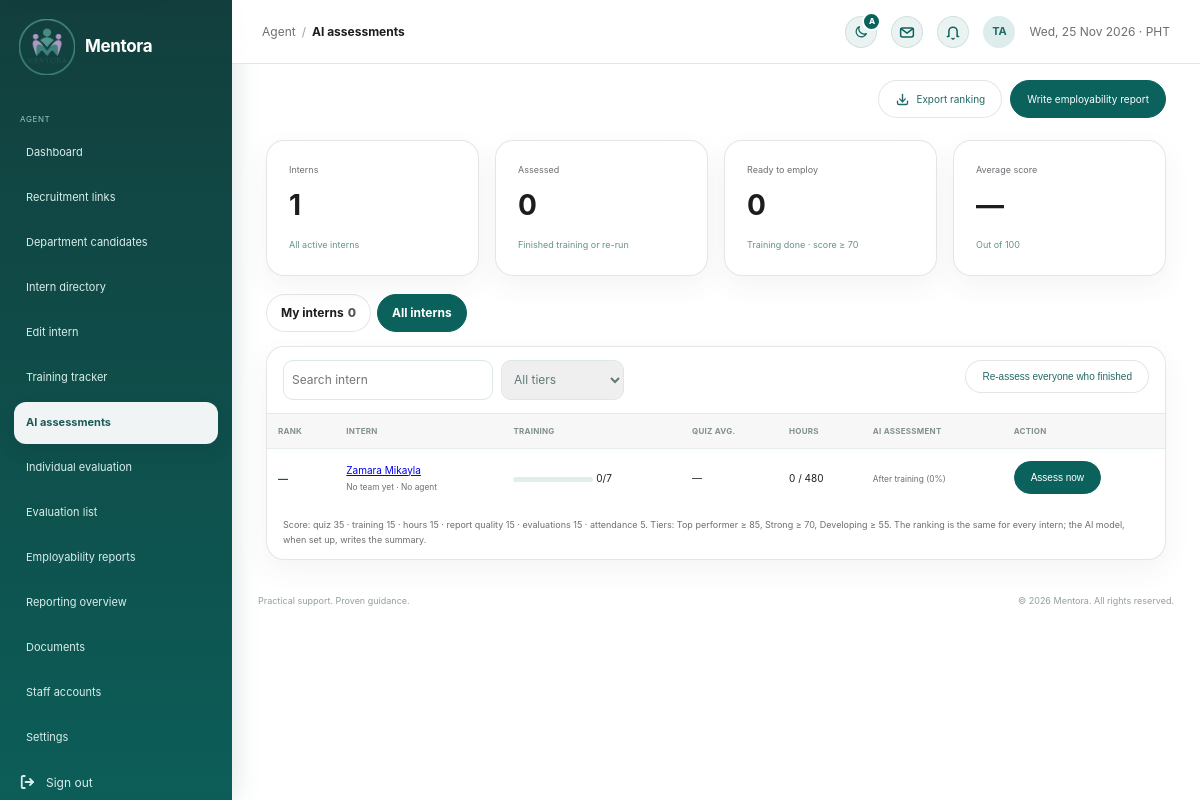
The app's page /agent/intern_assessments.php (signed in) with its own data.
### tables this page shows
CREATE TABLE `users` (
  `id` int(10) UNSIGNED NOT NULL,
  `user_code` varchar(20) DEFAULT NULL,
  `first_name` varchar(80) NOT NULL,
  `last_name` varchar(80) NOT NULL,
  `email` varchar(190) NOT NULL,
  `email_verified_at` datetime DEFAULT NULL,
  `username` varchar(40) DEFAULT NULL,
  `pathway` enum('employee_va','internship') NOT NULL,
  `pathway_chosen_at` datetime DEFAULT current_timestamp(),
  `password_hash` varchar(255) NOT NULL,
  `role` enum('applicant','agent','admin') NOT NULL DEFAULT 'applicant',
  `status` enum('pending','approved','active','rejected','disabled') NOT NULL DEFAULT 'active',
  `presence` enum('active','busy','offline') NOT NULL DEFAULT 'active',
  `last_seen_at` datetime DEFAULT NULL,
  `department_id` int(10) UNSIGNED DEFAULT NULL,
  `agent_id` int(10) UNSIGNED DEFAULT NULL,
  `referred_by` int(10) UNSIGNED DEFAULT NULL,
  `avatar_path` varchar(190) DEFAULT NULL,
  `created_at` timestamp NOT NULL DEFAULT current_timestamp(),
  `updated_at` timestamp NOT NULL DEFAULT current_timestamp() ON UPDATE current_timestamp()
);

### includes/workflow.php (called while the page is built, shortened)
<?php
require_once __DIR__ . '/auth_check.php';
require_once __DIR__ . '/ui_icons.php';
function mentora_h(mixed $value): string
{
    return htmlspecialchars((string) $value, ENT_QUOTES | ENT_SUBSTITUTE, 'UTF-8');
}
function mentora_pathway_folder(string $pathway): string
{
    return in_array($pathway, ['internship', 'intern'], true) ? 'intern' : 'employee';
}
function mentora_training_modules(string $pathway): array
{
    return mentora_pathway_folder($pathway) === 'intern'
        ? [
            'welcome' => ['Welcome to Mentora PH', 1],
            'remote_work' => ['Remote Work Essentials', 1],
            'account_optimization' => ['Optimizing Your Accounts', 1],
            'workspace_files' => ['Google Workspace & File Standards', 1],
            'client_basics' => ['Client Communication Basics', 1],
            'data_privacy' => ['Data Privacy Essentials', 1],
            'support_simulation' => ['Client Support Simulation', 1],
        ]
        : [
            'policies' => ['Welcome & Company Policies', 1],
            'account_optimization' => ['Optimizing Your Accounts', 1],
            'va_workflow' => ['Executive VA Workflow', 1],
            'client_standards' => ['Client Communication Standards', 1],
            'security' => ['Information Security & Privacy', 1],
            'handoff' => ['Operations Handoff Simulation', 1],
        ];
}
function mentora_workspace_people(PDO $pdo, string $pathway = 'internship', ?int $agentId = null): array
{
    $where = ["u.role = 'applicant'", "u.status = 'active'"];
    $params = [];
    if ($pathway !== 'all') {
        $where[] = 'u.pathway = ?';
        $params[] = $pathway;
    }
    if ($agentId !== null) {
        $where[] = 'u.agent_id = ?';
        $params[] = $agentId;
    }
    $query = $pdo->prepare(
        "SELECT u.id, u.user_code, u.first_name, u.last_name, u.email, u.pathway, u.created_at, u.department_id, u.agent_id,
                d.name AS department_name, CONCAT(ag.first_name, ' ', ag.last_name) AS agent_name,
                COALESCE(t.modules_completed, 0) AS completed, t.modules_total, COALESCE(t.hours_logged, 0) AS hours_logged,
                COALESCE(t.status, 'not_started') AS training_status, t.notes,
                a.required_hours, a.school, a.course,
                (SELECT COUNT(*) FROM work_reports r WHERE r.user_id = u.id AND r.status = 'submitted') AS reports_waiting,
                ((COALESCE(s.upwork_url, '') <> '') + (COALESCE(s.linkedin_url, '') <> '') + (COALESCE(s.quora_url, '') <> '') + (COALESCE(s.reddit_url, '') <> '') + (COALESCE(s.instagram_url, '') <> '') + (COALESCE(s.threads_url, '') <> '') + (COALESCE(s.substack_url, '') <> '')) AS social_added
         FROM users u
         LEFT JOIN departments d ON d.id = u.department_id
         LEFT JOIN users ag ON ag.id = u.agent_id
         LEFT JOIN training_records t ON t.user_id = u.id
         LEFT JOIN social_profiles s ON s.user_id = u.id
         LEFT JOIN applications a ON a.id = (SELECT MAX(id) FROM applications WHERE user_id = u.id)
         WHERE " . implode(' AND ', $where) . '
         ORDER BY u.first_name, u.last_name'
    );
    $query->execute($params);
    $people = $query->fetchAll();
    foreach ($people as &$person) {
        $person['total'] = count(mentora_training_modules($person['pathway']));
        $person['percent'] = (int) round(min($person['completed'], $person['total']) / $person['total'] * 100);
    }
    return $people;
}
function mentora_required_hours(?array $person): int
{
    $hours = (int) ($person['required_hours'] ?? 0);
    return $hours > 0 ? $hours : MENTORA_DEFAULT_INTERN_HOURS;
}
function mentora_hours(float|string|null $hours): string
{
    return rtrim(rtrim(number_format((float) $hours, 1, '.', ''), '0'), '.') ?: '0';
}
    ?>

### ai/intern_assessment.php (called while the page is built, shortened)
<?php
require_once __DIR__ . '/../includes/workflow.php';
function mentora_intern_rankings(PDO $pdo, ?int $agentId = null): array
{
    $interns = mentora_workspace_people($pdo, 'internship', $agentId);
    $latest = $pdo->query(
        'SELECT a.user_id, a.score, a.tier, a.ready, a.summary, a.metrics, a.engine, a.created_at AS assessed_at
         FROM ai_assessments a JOIN (SELECT user_id, MAX(id) id FROM ai_assessments GROUP BY user_id) l ON l.id = a.id'
    )->fetchAll(PDO::FETCH_UNIQUE);
    foreach ($interns as &$intern) {
        $assessment = $latest[$intern['id']] ?? null;
    }
    usort($interns, static fn(array $a, array $b): int => [$b['ai'] !== null, $b['ai']['score'] ?? 0, $b['percent']] <=> [$a['ai'] !== null, $a['ai']['score'] ?? 0, $a['percent']]);
    return $interns;
}

### agent/intern_assessments.php (the view, shortened to what this page needs)
<?php
require_once __DIR__ . '/../includes/workflow.php';
require __DIR__ . '/../includes/agent_layout.php';
$meId = (int) $_SESSION['user']['id'];
$mineCount = count(mentora_workspace_people($pdo, 'internship', $meId));
$mine = ($_GET['scope'] ?? ($mineCount ? 'mine' : 'all')) === 'mine';
$rows = mentora_intern_rankings($pdo, $mine ? $meId : null);
$assessed = array_values(array_filter($rows, static fn($r) => $r['ai'] !== null));
$ready = count(array_filter($assessed, static fn($r) => (int) $r['ai']['ready'] === 1));
$average = $assessed ? round(array_sum(array_map(static fn($r) => (int) $r['ai']['score'], $assessed)) / count($assessed)) : null;
?>
<div class="admin-heading">
    <div class="admin-actions">
        <a class="admin-btn" href="export.php?type=assessments"><?= mentora_icon('download') ?>Export ranking</a>
        <a class="admin-btn primary" href="agent_reports.php#new">Write employability report</a>
    </div>
</div>
<div class="metric-grid">
    <div class="metric-card"><small>Interns</small><strong><?= count($rows) ?></strong><span><?= $mine ? 'Assigned to you' : 'All active interns' ?></span></div>
    <div class="metric-card"><small>Assessed</small><strong><?= count($assessed) ?></strong><span>Finished training or re-run</span></div>
    <div class="metric-card"><small>Ready to employ</small><strong><?= $ready ?></strong><span>Training done · score ≥ <?= MENTORA_READY_SCORE ?></span></div>
    <div class="metric-card"><small>Average score</small><strong><?= $average !== null ? $average : '—' ?></strong><span>Out of 100</span></div>
</div>
<nav class="application-tabs" aria-label="Interns">
    <a href="?scope=mine"<?= $mine ? ' aria-current="page"' : '' ?>>My interns<b><?= $mineCount ?></b></a>
    <a href="?scope=all"<?= $mine ? '' : ' aria-current="page"' ?>>All interns</a>
</nav>
<section class="admin-panel data-panel">
    <div class="table-toolbar" data-table-filter="ranking-table">
        <input type="search" data-filter="search" placeholder="Search intern" aria-label="Search interns">
        <select data-filter="tier" aria-label="Tier">
            <option value="all">All tiers</option>
        </select>
        <form method="post" class="toolbar-action"><button class="admin-btn" type="submit">Re-assess everyone who finished</button></form>
    </div>
    <table class="admin-table" id="ranking-table">
        <thead><tr><th>Rank</th><th>Intern</th><th>Training</th><th>Quiz avg.</th><th>Hours</th><th>AI assessment</th><th>Action</th></tr></thead>
        <tbody>
        <?php foreach ($rows as $row): $ai = $row['ai']; $m = $ai['metrics'] ?? []; ?>
            <tr id="i<?= (int) $row['id'] ?>" data-tier="<?= $ai ? mentora_h(mb_strtolower($ai['tier'])) : 'none' ?>">
                <td><?= $row['rank'] ? '#' . $row['rank'] : '—' ?></td>
                <td><a href="edit_intern.php?id=<?= (int) $row['id'] ?>"><?= mentora_h($row['name']) ?></a><br><small><?= mentora_h($row['department_name'] ?? 'No team yet') ?> · <?= mentora_h($row['agent_name'] ?? 'No agent') ?></small></td>
                <td><span class="progress"><i style="width:<?= $row['percent'] ?>%"></i></span> <?= $row['completed'] ?>/<?= $row['total'] ?></td>
                <td><?= isset($m['quiz_average']) && $m['quiz_average'] !== null ? mentora_hours($m['quiz_average']) . '%' : '—' ?></td>
                <td><?= mentora_hours($row['hours_logged']) ?> / <?= mentora_required_hours($row) ?></td>
                <td>
                    <?php if ($ai): ?>
                        <span class="badge <?= MENTORA_ASSESSMENT_TIERS[$ai['tier']][1] ?? '' ?>"><?= mentora_h($ai['tier']) ?> · <?= (int) $ai['score'] ?></span>
                        <?= (int) $ai['ready'] === 1 ? '<span class="badge">Ready to employ</span>' : '' ?>
                        <details class="assessment-details"><summary>Summary</summary>
                            <p><?= mentora_h($ai['summary']) ?></p>
                            <?php foreach (['strengths' => 'Strengths', 'focus' => 'Focus areas'] as $key => $label): if (!empty($m[$key])): ?>
                                <strong><?= $label ?></strong><ul class="screening-list"><?php foreach ($m[$key] as $item): ?><li><?= mentora_h($item) ?></li><?php endforeach; ?></ul>
                            <?php endif; endforeach; ?>
                            <small><?= mentora_h($ai['engine']) ?> · <?= date('d M Y, g:i A', strtotime($ai['assessed_at'])) ?></small>
                        </details>
                    <?php else: ?>
                        <small><?= $row['percent'] >= 100 ? 'Not assessed yet' : 'After training (' . $row['percent'] . '%)' ?></small>
                    <?php endif; ?>
                </td>
                <td><form method="post"><button class="admin-btn<?= $ai ? '' : ' primary' ?>" type="submit"><?= $ai ? 'Re-assess' : 'Assess now' ?></button></form></td>
            </tr>
        <?php endforeach; ?>
        </tbody>
    </table>
    <div class="table-note">Score: quiz 35 · training 15 · hours 15 · report quality 15 · evaluations 15 · attendance 5. Tiers: Top performer ≥ 85, Strong ≥ 70, Developing ≥ 55. The ranking is the same for every intern; the AI model, when set up, writes the summary.</div>
</section>
<?php require __DIR__ . '/../includes/admin_footer.php'; ?>

### assets/css/admin.css (style rules this page uses)
:root { --admin-ink: #155d5c; }
.admin-body, .applicant-body { --workspace-blue: var(--mentora-teal); --workspace-bg: #f5f5f7; --workspace-surface: rgba(255, 255, 255, 0.86); --workspace-line: rgba(60, 60, 67, 0.13); --workspace-muted: #6e6e73; background: radial-gradient(circle at 100% 0, rgba(120, 213, 204, 0.18), transparent 25rem), var(--workspace-bg); color: #1d1d1f; font-family: -apple-system, BlinkMacSystemFont, "SF Pro Display", "SF Pro Text", "Segoe UI", sans-serif; font-size: 12px; }
.admin-heading { align-items: flex-start; display: flex; justify-content: space-between; margin-bottom: 22px; }
.admin-workspace .admin-heading:not(.module-heading, .keep-title) { justify-content: flex-end; }
.admin-actions { display: flex; gap: 8px; }
.admin-btn { background: #fff; border: 1px solid var(--workspace-line); border-radius: 999px; color: #246965; font-size: 10px; padding: 10px 16px; text-decoration: none; transition: box-shadow 180ms ease, transform 180ms ease; }
.admin-btn.primary { background: var(--workspace-blue); border-color: var(--workspace-blue); color: #fff; }
.metric-grid { display: grid; gap: 16px; grid-template-columns: repeat(4, 1fr); margin-bottom: 18px; }
.metric-card, .admin-panel, .pathway-card { background: var(--workspace-surface); border: 1px solid var(--workspace-line); border-radius: 18px; box-shadow: 0 10px 28px rgba(60, 60, 67, 0.06); }
.metric-card, .admin-panel { padding: 22px; }
.metric-card { transition: box-shadow 180ms ease, transform 180ms ease; }
.metric-card small { color: var(--workspace-muted); display: block; font-size: 9px; }
.metric-card strong { color: #1d1d1f; display: block; font-size: 28px; margin: 6px 0; }
.metric-card span { color: #65918d; font-size: 9px; }
.data-panel { overflow: hidden; padding: 0; }
.table-toolbar { border-bottom: 1px solid #e0ecea; display: flex; gap: 8px; padding: 13px 16px; }
.table-toolbar input, .table-toolbar select { border: 1px solid #dbe8e6; border-radius: 10px; color: #607977; font: inherit; min-height: 40px; padding: 8px; }
.admin-table { border-collapse: collapse; font-size: 10px; width: 100%; }
.admin-table th { background: rgba(245, 245, 247, 0.8); color: #80918f; font-size: 8px; letter-spacing: 0.03em; padding: 11px; text-align: left; text-transform: uppercase; }
.admin-table td { border-top: 1px solid #e5eeec; padding: 12px 11px; }
.admin-table td:first-child { color: #1c5553; font-weight: bold; }
.table-note { color: var(--workspace-muted); font-size: 9px; padding: 12px 16px; }
.progress { background: #e1eeec; border-radius: 5px; display: inline-block; height: 5px; width: 80px; }
.admin-btn { transition: background 180ms ease, border-color 180ms ease, box-shadow 180ms ease, color 180ms ease, transform 180ms ease; }
.metric-card { overflow: hidden; position: relative; transition: border-color 220ms ease, box-shadow 220ms ease, transform 220ms ease; }
.metric-card::before { background: linear-gradient(90deg, var(--mentora-deep), var(--mentora-green) 60%, var(--mentora-mint)); content: ""; height: 3px; inset: 0 0 auto 0; position: absolute; transform: scaleX(0); transform-origin: left; transition: transform 320ms ease; }
.metric-card strong { transition: color 220ms ease; }
.admin-panel, .pathway-card { transition: border-color 220ms ease, box-shadow 220ms ease; }
.admin-table tbody td { transition: background 160ms ease; }
.toolbar-action { margin-left: auto; }

### assets/css/settings.css (style rules this page uses)
body { --ui-radius-card: 18px; --ui-radius-control: 999px; --ui-radius-item: 12px; --settings-card-solid: #fff; }
.application-tabs { display: flex; flex-wrap: wrap; gap: 6px; margin-bottom: 14px; }
.application-tabs a { background: var(--workspace-surface); border: 1px solid var(--workspace-line); border-radius: 999px; color: #1d1d1f; font-size: 12px; font-weight: 700; padding: 8px 14px; text-decoration: none; }
.application-tabs a[aria-current="page"] { background: var(--mentora-teal); border-color: var(--mentora-teal); color: #fff; }
.application-tabs b { font-weight: 800; margin-left: 4px; opacity: .75; }
.admin-table td small { color: var(--workspace-muted, #6e6e73); }
.admin-btn:has(.btn-icon) { display: inline-flex; align-items: center; justify-content: center; gap: 6px; }

### records on screen
users: name "Zamara Mikayla", department_name "No team yet", agent_name "No agent", completed "0", total "7", hours_logged "0", row "480", percent "0"

### other values on screen
$e($label) "Dashboard"
$e($label) "Recruitment links"
$e($label) "Department candidates"
$e($label) "Intern directory"
$e($label) "Edit intern"
$e($label) "Training tracker"
$e($label) "AI assessments"
$e($label) "Individual evaluation"
$e($label) "Evaluation list"
$e($label) "Employability reports"
$e($label) "Reporting overview"
$e($label) "Documents"
$e($label) "Staff accounts"
$e($label) "Settings"
$e($crumbTitle) "AI assessments"
